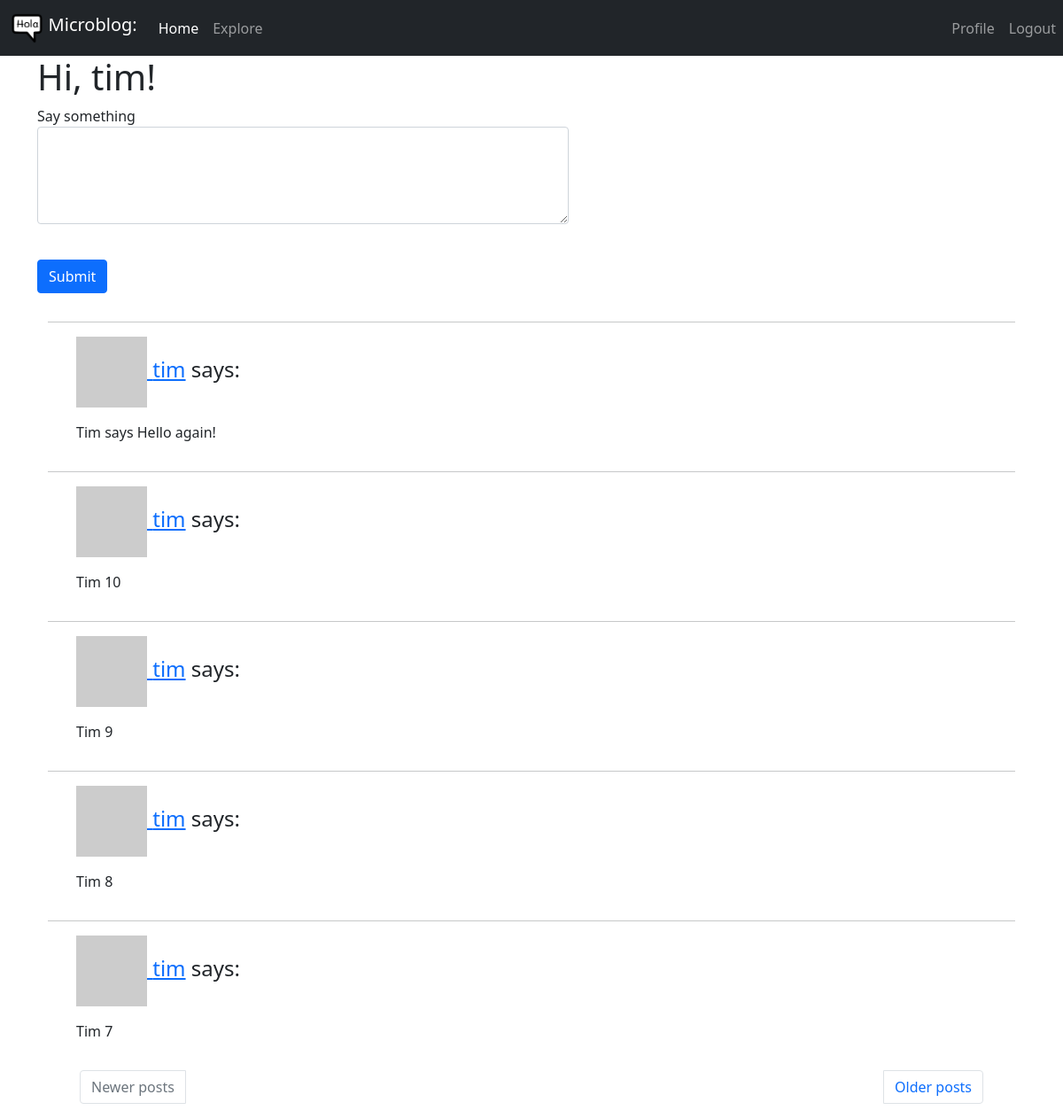
The page /index (signed in) on the database as committed earlier.
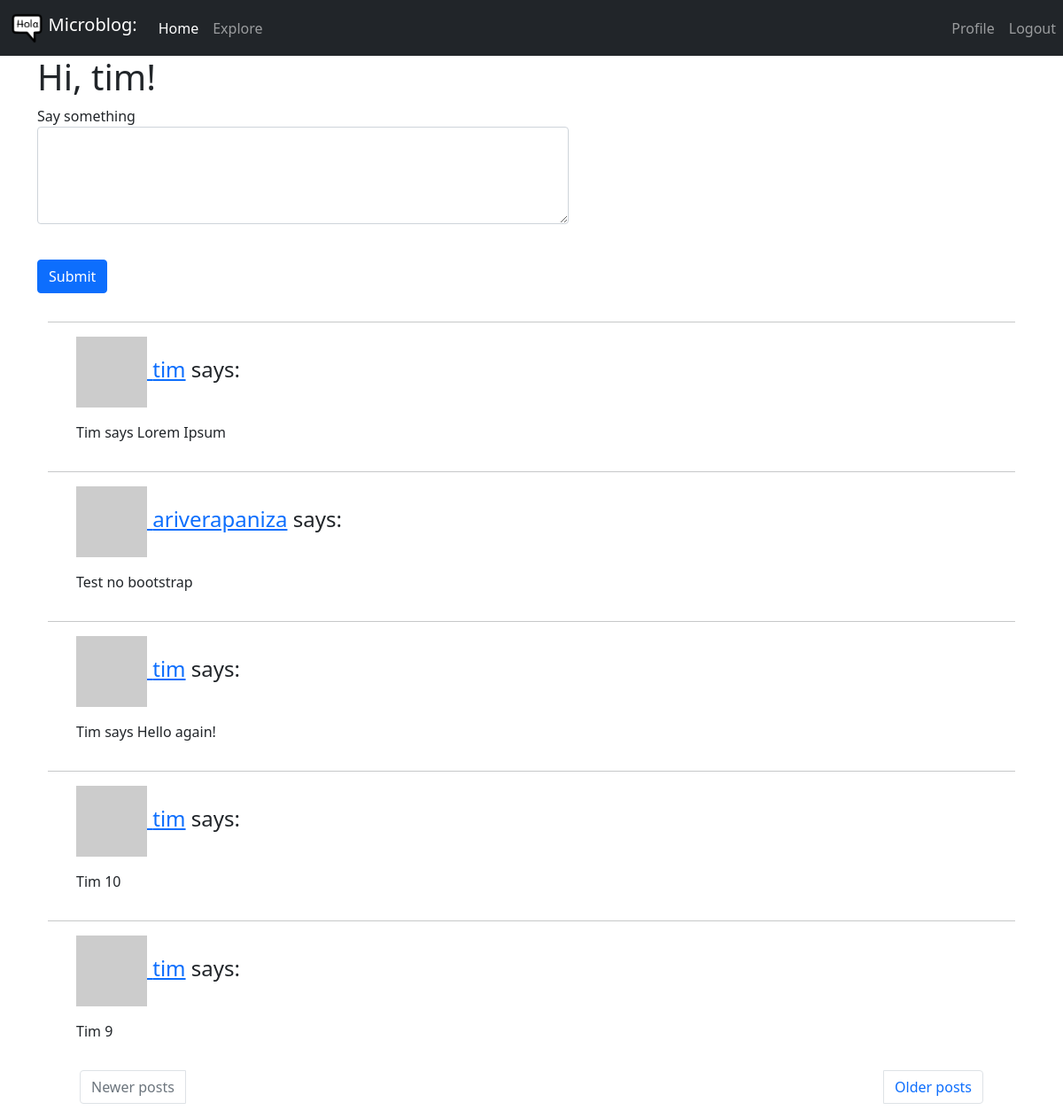
The same page on the database as committed later.
### app/models.py (models this page shows, shortened)
class Post(db.Model):
    id = db.Column(db.Integer, primary_key=True)
    body = db.Column(db.String(140))
    timestamp = db.Column(db.DateTime, index=True, default=datetime.utcnow)
    user_id = db.Column(db.Integer, db.ForeignKey('user.id'))

class User(UserMixin, db.Model):
    id = db.Column(db.Integer, primary_key=True)
    username = db.Column(db.String(64), index=True, unique=True)
    email = db.Column(db.String(120), index=True, unique=True)
    password_hash = db.Column(db.String(128))
    posts = db.relationship('Post', backref='author', lazy='dynamic')
    about_me = db.Column(db.String(140))
    last_seen = db.Column(db.DateTime, default=datetime.utcnow)
    followed = db.relationship(
        'User', secondary=followers,
        primaryjoin=(followers.c.follower_id == id),
        secondaryjoin=(followers.c.followed_id == id),
        backref=db.backref('followers', lazy='dynamic'), lazy='dynamic')
    def avatar(self, size):
        digest = md5(self.email.lower().encode('utf-8')).hexdigest()
        return 'https://www.gravatar.com/avatar/{}?d=identicon&s={}'.format(
            digest, size)
    def followed_posts(self):
        followed = Post.query.join(
            followers, (followers.c.followed_id == Post.user_id)).filter(
                followers.c.follower_id == self.id)
        own = Post.query.filter_by(user_id=self.id)
        return followed.union(own).order_by(Post.timestamp.desc())

### app/routes.py (the view)
@app.route('/', methods=['GET', 'POST'])
@app.route('/index', methods=['GET', 'POST'])
@login_required
def index():
    form = PostForm()
    if form.validate_on_submit():
        post = Post(body=form.post.data, author=current_user)
        db.session.add(post)
        db.session.commit()
        flash('Your post is now live!')
        return redirect(url_for('index'))
    page = request.args.get('page', 1, type=int)
    posts = current_user.followed_posts().paginate(page, app.config['POSTS_PER_PAGE'], False)
    next_url = url_for('index', page=posts.next_num) \
        if posts.has_next else None
    prev_url = url_for('index', page=posts.prev_num) \
        if posts.has_prev else None
    return render_template('index.html', title='Home', form=form, posts=posts.items, next_url=next_url, prev_url=prev_url)

### app/forms.py
class PostForm(FlaskForm):
    post = TextAreaField('Say something', validators=[DataRequired(), Length(min=1, max=600)])
    submit = SubmitField('Submit')

### app/models.py (called while the page is built)
@login.user_loader
def load_user(id):
    return User.query.get(int(id))

### app/routes.py (called while the page is built)
@app.before_request
def before_request():
    if current_user.is_authenticated:
        current_user.last_seen = datetime.utcnow()
        db.session.commit()

### app/templates/index.html (shortened to what this page needs)
{% extends "base.html" %}
{% block content %}
  <div class="container mb-3 form-floating">
    <h1>Hi, {{ current_user.username }}!</h1>
    {% if form %}
    <form action="" method="post">
        <p>
            {{ form.post.label }}<br>
            {{ form.post(cols=32, rows=4, class="form-control", style="width: 600px;") }}<br>
        </p>
        <p>{{ form.submit(class="btn btn-primary") }}</p>
    </form>
    {% endif %}
    {% for post in posts %}
        {% include '_post.html' %}
    {% endfor %}
  </div>
    <div class="container">
      <nav>
        <ul class="pagination justify-content-between">
          {% if prev_url %}
          <li class="page-item px-5">
            <a class="page-link" href="{{ prev_url }}">Newer posts</a>
          </li>
          {% else %}
          <li class="page-item px-5 disabled">
            <a class="page-link" href="{{ prev_url }}">Newer posts</a>
          </li>
          {% endif %}
          {% if next_url %}
          <li class="page-item px-5">
            <a class="page-link" href="{{ next_url }}">Older posts</a>
          </li>
          {% else %}
          <li class="page-item px-5 disabled">
            <a class="page-link" href="{{ next_url }}">Older posts</a>
          </li>
          {% endif %}
        </ul>
      </nav>
    </div>
{% endblock %}

### app/templates/_post.html (shortened to what this page needs)
<div class="container">
    <div class="row table-hover">
        <div class="col-md-12">
            <div class="blog-comment">
                <hr/>
                <ul class="comments">
                    <div class="post-comments">
                        <h4><a href="{{ url_for('user', username=post.author.username) }}"> <img src="{{ post.author.avatar(40) }}" class="avatar" alt=""> {{ post.author.username }}</a> says: </h4> </p>
                        <p> {{ post.body }} </p>
                    </div>
                </ul>
            </div>
        </div>
    </div>
</div>

Rows that differ between the two databases and show on the page:
no longer on this page (row unchanged): Post: author.username "tim", body "Tim 8"
no longer on this page (row unchanged): Post: author.username "tim", body "Tim 7"
added Post: author.username "tim", body "Tim says Lorem Ipsum"
added Post: author.username "ariverapaniza", body "Test no bootstrap"
